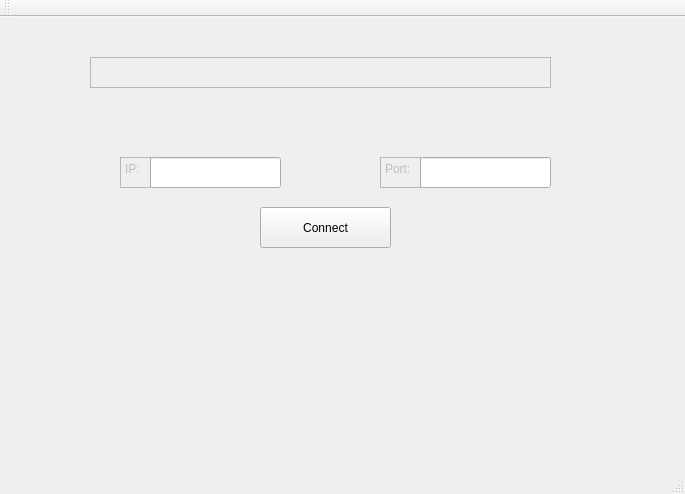
<?xml version="1.0" encoding="UTF-8"?>
<ui version="4.0">
 <class>MainWindow</class>
 <widget class="QMainWindow" name="MainWindow">
  <property name="geometry">
   <rect>
    <x>0</x>
    <y>0</y>
    <width>685</width>
    <height>494</height>
   </rect>
  </property>
  <property name="windowTitle">
   <string>MainWindow</string>
  </property>
  <widget class="QWidget" name="centralWidget">
   <widget class="QStackedWidget" name="pagesWidget">
    <property name="geometry">
     <rect>
      <x>10</x>
      <y>10</y>
      <width>661</width>
      <height>431</height>
     </rect>
    </property>
    <property name="autoFillBackground">
     <bool>false</bool>
    </property>
    <property name="currentIndex">
     <number>0</number>
    </property>
    <widget class="QWidget" name="page_0">
     <widget class="QPlainTextEdit" name="ipText">
      <property name="enabled">
       <bool>false</bool>
      </property>
      <property name="geometry">
       <rect>
        <x>110</x>
        <y>130</y>
        <width>31</width>
        <height>31</height>
       </rect>
      </property>
      <property name="plainText">
       <string>IP:</string>
      </property>
     </widget>
     <widget class="QPlainTextEdit" name="portText">
      <property name="enabled">
       <bool>false</bool>
      </property>
      <property name="geometry">
       <rect>
        <x>370</x>
        <y>130</y>
        <width>41</width>
        <height>31</height>
       </rect>
      </property>
      <property name="plainText">
       <string>Port:</string>
      </property>
     </widget>
     <widget class="QPushButton" name="connectButton">
      <property name="geometry">
       <rect>
        <x>250</x>
        <y>180</y>
        <width>131</width>
        <height>41</height>
       </rect>
      </property>
      <property name="text">
       <string>Connect</string>
      </property>
     </widget>
     <widget class="QPlainTextEdit" name="errorMessageInput">
      <property name="enabled">
       <bool>false</bool>
      </property>
      <property name="geometry">
       <rect>
        <x>80</x>
        <y>30</y>
        <width>461</width>
        <height>31</height>
       </rect>
      </property>
      <property name="readOnly">
       <bool>true</bool>
      </property>
     </widget>
     <widget class="QLineEdit" name="ipInput">
      <property name="geometry">
       <rect>
        <x>140</x>
        <y>130</y>
        <width>131</width>
        <height>31</height>
       </rect>
      </property>
     </widget>
     <widget class="QLineEdit" name="portInput">
      <property name="geometry">
       <rect>
        <x>410</x>
        <y>130</y>
        <width>131</width>
        <height>31</height>
       </rect>
      </property>
     </widget>
    </widget>
    <widget class="QWidget" name="page_1">
     <widget class="QPushButton" name="loginButton">
      <property name="geometry">
       <rect>
        <x>240</x>
        <y>140</y>
        <width>141</width>
        <height>41</height>
       </rect>
      </property>
      <property name="text">
       <string>Login</string>
      </property>
     </widget>
     <widget class="QPlainTextEdit" name="usernameLoginText">
      <property name="enabled">
       <bool>false</bool>
      </property>
      <property name="geometry">
       <rect>
        <x>60</x>
        <y>90</y>
        <width>81</width>
        <height>31</height>
       </rect>
      </property>
      <property name="plainText">
       <string>Username:</string>
      </property>
     </widget>
     <widget class="QPlainTextEdit" name="passwordLoginText">
      <property name="enabled">
       <bool>false</bool>
      </property>
      <property name="geometry">
       <rect>
        <x>350</x>
        <y>90</y>
        <width>61</width>
        <height>31</height>
       </rect>
      </property>
      <property name="plainText">
       <string>Password:</string>
      </property>
     </widget>
     <widget class="Line" name="line">
      <property name="geometry">
       <rect>
        <x>0</x>
        <y>210</y>
        <width>671</width>
        <height>20</height>
       </rect>
      </property>
      <property name="orientation">
       <enum>Qt::Horizontal</enum>
      </property>
     </widget>
     <widget class="QPlainTextEdit" name="usernameRegisterText">
      <property name="enabled">
       <bool>false</bool>
      </property>
      <property name="geometry">
       <rect>
        <x>70</x>
        <y>300</y>
        <width>81</width>
        <height>31</height>
       </rect>
      </property>
      <property name="plainText">
       <string>Username:</string>
      </property>
     </widget>
     <widget class="QPushButton" name="registerButton">
      <property name="geometry">
       <rect>
        <x>250</x>
        <y>350</y>
        <width>141</width>
        <height>41</height>
       </rect>
      </property>
      <property name="text">
       <string>Register</string>
      </property>
     </widget>
     <widget class="QPlainTextEdit" name="passwordRegisterText">
      <property name="enabled">
       <bool>false</bool>
      </property>
      <property name="geometry">
       <rect>
        <x>360</x>
        <y>300</y>
        <width>61</width>
        <height>31</height>
       </rect>
      </property>
      <property name="plainText">
       <string>Password:</string>
      </property>
     </widget>
     <widget class="QPlainTextEdit" name="loginError">
      <property name="enabled">
       <bool>false</bool>
      </property>
      <property name="geometry">
       <rect>
        <x>60</x>
        <y>20</y>
        <width>511</width>
        <height>31</height>
       </rect>
      </property>
     </widget>
     <widget class="QPlainTextEdit" name="registerError">
      <property name="enabled">
       <bool>false</bool>
      </property>
      <property name="geometry">
       <rect>
        <x>70</x>
        <y>240</y>
        <width>511</width>
        <height>31</height>
       </rect>
      </property>
     </widget>
     <widget class="QLineEdit" name="usernameLoginField">
      <property name="geometry">
       <rect>
        <x>140</x>
        <y>90</y>
        <width>121</width>
        <height>31</height>
       </rect>
      </property>
     </widget>
     <widget class="QLineEdit" name="passwordLoginField">
      <property name="geometry">
       <rect>
        <x>410</x>
        <y>90</y>
        <width>141</width>
        <height>31</height>
       </rect>
      </property>
     </widget>
     <widget class="QLineEdit" name="usernameRegisterField">
      <property name="geometry">
       <rect>
        <x>150</x>
        <y>300</y>
        <width>131</width>
        <height>31</height>
       </rect>
      </property>
     </widget>
     <widget class="QLineEdit" name="passwordRegisterField">
      <property name="geometry">
       <rect>
        <x>420</x>
        <y>300</y>
        <width>131</width>
        <height>31</height>
       </rect>
      </property>
     </widget>
    </widget>
    <widget class="QWidget" name="page_2">
     <widget class="QPushButton" name="messageSend">
      <property name="geometry">
       <rect>
        <x>400</x>
        <y>302</y>
        <width>91</width>
        <height>31</height>
       </rect>
      </property>
      <property name="text">
       <string>Send</string>
      </property>
     </widget>
     <widget class="QTextBrowser" name="userList">
      <property name="geometry">
       <rect>
        <x>500</x>
        <y>30</y>
        <width>131</width>
        <height>221</height>
       </rect>
      </property>
     </widget>
     <widget class="QPlainTextEdit" name="plainTextEdit">
      <property name="enabled">
       <bool>false</bool>
      </property>
      <property name="geometry">
       <rect>
        <x>500</x>
        <y>10</y>
        <width>131</width>
        <height>21</height>
       </rect>
      </property>
      <property name="verticalScrollBarPolicy">
       <enum>Qt::ScrollBarAlwaysOff</enum>
      </property>
      <property name="horizontalScrollBarPolicy">
       <enum>Qt::ScrollBarAlwaysOff</enum>
      </property>
      <property name="readOnly">
       <bool>true</bool>
      </property>
      <property name="plainText">
       <string>Users</string>
      </property>
      <property name="backgroundVisible">
       <bool>false</bool>
      </property>
     </widget>
     <widget class="QPushButton" name="logoutButton">
      <property name="geometry">
       <rect>
        <x>560</x>
        <y>320</y>
        <width>71</width>
        <height>31</height>
       </rect>
      </property>
      <property name="text">
       <string>Logout</string>
      </property>
     </widget>
     <widget class="QScrollArea" name="scrollArea">
      <property name="geometry">
       <rect>
        <x>20</x>
        <y>10</y>
        <width>451</width>
        <height>249</height>
       </rect>
      </property>
      <property name="layoutDirection">
       <enum>Qt::LeftToRight</enum>
      </property>
      <property name="verticalScrollBarPolicy">
       <enum>Qt::ScrollBarAsNeeded</enum>
      </property>
      <property name="horizontalScrollBarPolicy">
       <enum>Qt::ScrollBarAsNeeded</enum>
      </property>
      <property name="sizeAdjustPolicy">
       <enum>QAbstractScrollArea::AdjustIgnored</enum>
      </property>
      <property name="widgetResizable">
       <bool>true</bool>
      </property>
      <property name="alignment">
       <set>Qt::AlignLeading|Qt::AlignLeft|Qt::AlignTop</set>
      </property>
      <widget class="QWidget" name="scrollAreaWidgetContents">
       <property name="geometry">
        <rect>
         <x>0</x>
         <y>0</y>
         <width>449</width>
         <height>247</height>
        </rect>
       </property>
       <layout class="QVBoxLayout" name="chatBox">
        <property name="spacing">
         <number>0</number>
        </property>
        <property name="leftMargin">
         <number>0</number>
        </property>
        <property name="topMargin">
         <number>0</number>
        </property>
        <property name="rightMargin">
         <number>0</number>
        </property>
        <property name="bottomMargin">
         <number>0</number>
        </property>
       </layout>
      </widget>
     </widget>
     <widget class="QTextBrowser" name="emojiBox">
      <property name="enabled">
       <bool>false</bool>
      </property>
      <property name="geometry">
       <rect>
        <x>20</x>
        <y>370</y>
        <width>361</width>
        <height>31</height>
       </rect>
      </property>
     </widget>
     <widget class="QLineEdit" name="messageInput">
      <property name="geometry">
       <rect>
        <x>20</x>
        <y>290</y>
        <width>371</width>
        <height>51</height>
       </rect>
      </property>
     </widget>
    </widget>
   </widget>
  </widget>
  <widget class="QMenuBar" name="menuBar">
   <property name="geometry">
    <rect>
     <x>0</x>
     <y>0</y>
     <width>685</width>
     <height>21</height>
    </rect>
   </property>
  </widget>
  <widget class="QToolBar" name="mainToolBar">
   <attribute name="toolBarArea">
    <enum>TopToolBarArea</enum>
   </attribute>
   <attribute name="toolBarBreak">
    <bool>false</bool>
   </attribute>
  </widget>
  <widget class="QStatusBar" name="statusBar"/>
 </widget>
 <layoutdefault spacing="6" margin="11"/>
 <resources/>
 <connections/>
</ui>
